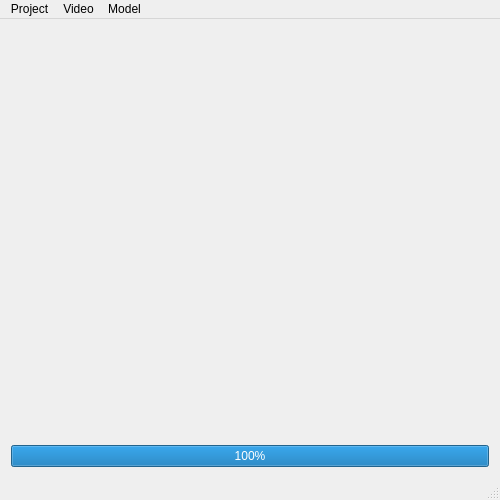
<?xml version="1.0" encoding="UTF-8"?>
<ui version="4.0">
 <class>MainWindow</class>
 <widget class="QMainWindow" name="MainWindow">
  <property name="geometry">
   <rect>
    <x>0</x>
    <y>0</y>
    <width>500</width>
    <height>500</height>
   </rect>
  </property>
  <property name="sizePolicy">
   <sizepolicy hsizetype="Expanding" vsizetype="Expanding">
    <horstretch>0</horstretch>
    <verstretch>0</verstretch>
   </sizepolicy>
  </property>
  <property name="windowTitle">
   <string>MainWindow</string>
  </property>
  <widget class="QWidget" name="centralWidget">
   <layout class="QVBoxLayout" name="verticalLayout">
    <item>
     <widget class="Line" name="line_2">
      <property name="frameShadow">
       <enum>QFrame::Sunken</enum>
      </property>
      <property name="lineWidth">
       <number>3</number>
      </property>
      <property name="orientation">
       <enum>Qt::Vertical</enum>
      </property>
     </widget>
    </item>
    <item>
     <widget class="Line" name="line">
      <property name="frameShadow">
       <enum>QFrame::Sunken</enum>
      </property>
      <property name="lineWidth">
       <number>3</number>
      </property>
      <property name="orientation">
       <enum>Qt::Vertical</enum>
      </property>
     </widget>
    </item>
    <item>
     <layout class="QHBoxLayout" name="horizontalLayout">
      <item>
       <layout class="QVBoxLayout" name="layoutLeft">
        <item>
         <spacer name="verticalSpacer">
          <property name="orientation">
           <enum>Qt::Vertical</enum>
          </property>
          <property name="sizeHint" stdset="0">
           <size>
            <width>20</width>
            <height>40</height>
           </size>
          </property>
         </spacer>
        </item>
       </layout>
      </item>
      <item>
       <layout class="QVBoxLayout" name="layoutMiddle">
        <item>
         <spacer name="horizontalSpacer">
          <property name="orientation">
           <enum>Qt::Horizontal</enum>
          </property>
          <property name="sizeHint" stdset="0">
           <size>
            <width>40</width>
            <height>20</height>
           </size>
          </property>
         </spacer>
        </item>
       </layout>
      </item>
      <item>
       <layout class="QVBoxLayout" name="layoutRight">
        <item>
         <layout class="QGridLayout" name="gridLayout_3"/>
        </item>
       </layout>
      </item>
     </layout>
    </item>
    <item>
     <widget class="QProgressBar" name="progressBar">
      <property name="sizePolicy">
       <sizepolicy hsizetype="Expanding" vsizetype="Minimum">
        <horstretch>0</horstretch>
        <verstretch>0</verstretch>
       </sizepolicy>
      </property>
      <property name="minimumSize">
       <size>
        <width>0</width>
        <height>15</height>
       </size>
      </property>
      <property name="value">
       <number>100</number>
      </property>
     </widget>
    </item>
   </layout>
  </widget>
  <widget class="QStatusBar" name="statusBar"/>
  <widget class="QMenuBar" name="menuBar">
   <property name="geometry">
    <rect>
     <x>0</x>
     <y>0</y>
     <width>500</width>
     <height>29</height>
    </rect>
   </property>
   <widget class="QMenu" name="menuFile">
    <property name="title">
     <string>Project</string>
    </property>
    <addaction name="actionNew_Project"/>
    <addaction name="actionLoad_Project"/>
    <addaction name="actionSave"/>
    <addaction name="actionExport_Project"/>
    <addaction name="separator"/>
    <addaction name="actionBatch_Test"/>
   </widget>
   <widget class="QMenu" name="menuVideo">
    <property name="title">
     <string>Video</string>
    </property>
    <addaction name="actionNewVideo"/>
    <addaction name="actionVideoLoad"/>
    <addaction name="actionSaveVideo"/>
    <addaction name="actionSaveData_As"/>
    <addaction name="actionFastSaveData"/>
    <addaction name="actionFastSaveData_As"/>
    <addaction name="actionSlowLoadData"/>
   </widget>
   <widget class="QMenu" name="menuModel">
    <property name="title">
     <string>Model</string>
    </property>
    <addaction name="actionNewModel"/>
    <addaction name="actionModelLoad"/>
    <addaction name="actionSaveModel"/>
    <addaction name="actionSaveModel_As"/>
   </widget>
   <addaction name="menuFile"/>
   <addaction name="menuVideo"/>
   <addaction name="menuModel"/>
  </widget>
  <action name="actionNew_Project">
   <property name="text">
    <string>New Project</string>
   </property>
  </action>
  <action name="actionLoad_Project">
   <property name="text">
    <string>Load</string>
   </property>
  </action>
  <action name="actionSave">
   <property name="text">
    <string>Save</string>
   </property>
  </action>
  <action name="actionExport_Project">
   <property name="text">
    <string>Export Project</string>
   </property>
  </action>
  <action name="actionVideoLoad">
   <property name="text">
    <string>Load</string>
   </property>
  </action>
  <action name="actionModelLoad">
   <property name="text">
    <string>Load</string>
   </property>
  </action>
  <action name="actionNewModel">
   <property name="text">
    <string>New</string>
   </property>
   <property name="toolTip">
    <string>Clear Model</string>
   </property>
  </action>
  <action name="actionSaveModel_As">
   <property name="text">
    <string>Save As</string>
   </property>
  </action>
  <action name="actionSaveData_As">
   <property name="text">
    <string>Save As</string>
   </property>
  </action>
  <action name="actionSaveVideo">
   <property name="text">
    <string>Save</string>
   </property>
  </action>
  <action name="actionSaveModel">
   <property name="text">
    <string>Save</string>
   </property>
  </action>
  <action name="actionBatch_Test">
   <property name="text">
    <string>Batch Test</string>
   </property>
  </action>
  <action name="actionNewVideo">
   <property name="text">
    <string>New</string>
   </property>
  </action>
  <action name="actionFastSaveData">
   <property name="text">
    <string>Fast Save</string>
   </property>
  </action>
  <action name="actionFastSaveData_As">
   <property name="text">
    <string>Fast Save As</string>
   </property>
  </action>
  <action name="actionSlowLoadData">
   <property name="text">
    <string>Slow Load</string>
   </property>
  </action>
 </widget>
 <layoutdefault spacing="6" margin="11"/>
 <resources/>
 <connections/>
</ui>
